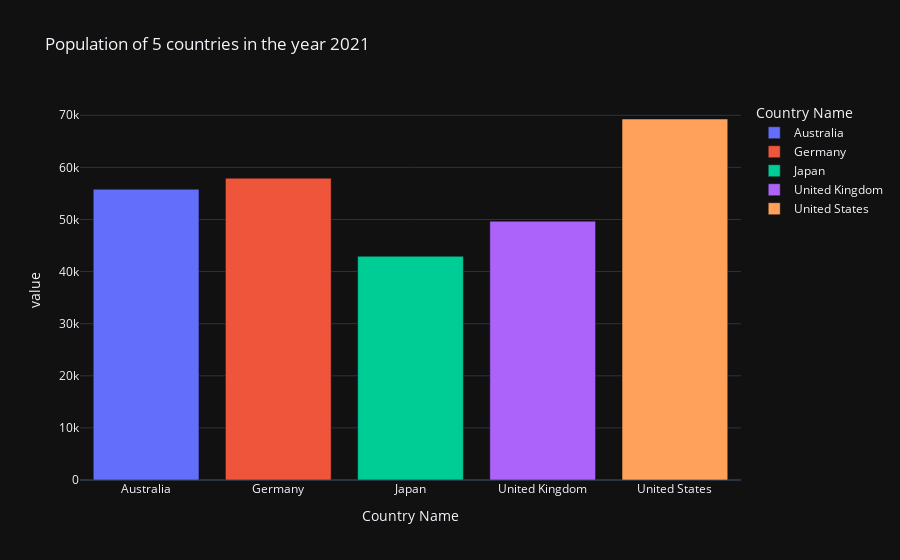

The cell this chart's notebook holds for it:
### Markdown cell above
### Population of the countries I have choosen  using bar plot in "2021"

### Code cell
fig = px.bar(world_dev4, x="Country Name", y="value", color = "Country Name", title="Population of 5 countries in the year 2021",template = "plotly_dark")
fig.show()

### Figure 1 — Plotly figure (JSON) as saved in the notebook; plotly's stock layout.template omitted (floating-point values rounded to 4 significant figures)
{"data": [{"alignmentgroup": "True", "hovertemplate": "Country Name=%{x}<br>value=%{y}<extra></extra>", "legendgroup": "Australia", "marker": {"color": "#636efa", "pattern": {"shape": ""}}, "name": "Australia", "offsetgroup": "Australia", "orientation": "v", "showlegend": true, "textposition": "auto", "type": "bar", "x": ["Australia"], "xaxis": "x", "y": [55810.0], "yaxis": "y"}, {"alignmentgroup": "True", "hovertemplate": "Country Name=%{x}<br>value=%{y}<extra></extra>", "legendgroup": "Germany", "marker": {"color": "#EF553B", "pattern": {"shape": ""}}, "name": "Germany", "offsetgroup": "Germany", "orientation": "v", "showlegend": true, "textposition": "auto", "type": "bar", "x": ["Germany"], "xaxis": "x", "y": [57930.0], "yaxis": "y"}, {"alignmentgroup": "True", "hovertemplate": "Country Name=%{x}<br>value=%{y}<extra></extra>", "legendgroup": "Japan", "marker": {"color": "#00cc96", "pattern": {"shape": ""}}, "name": "Japan", "offsetgroup": "Japan", "orientation": "v", "showlegend": true, "textposition": "auto", "type": "bar", "x": ["Japan"], "xaxis": "x", "y": [42940.0], "yaxis": "y"}, {"alignmentgroup": "True", "hovertemplate": "Country Name=%{x}<br>value=%{y}<extra></extra>", "legendgroup": "United Kingdom", "marker": {"color": "#ab63fa", "pattern": {"shape": ""}}, "name": "United Kingdom", "offsetgroup": "United Kingdom", "orientation": "v", "showlegend": true, "textposition": "auto", "type": "bar", "x": ["United Kingdom"], "xaxis": "x", "y": [49680.0], "yaxis": "y"}, {"alignmentgroup": "True", "hovertemplate": "Country Name=%{x}<br>value=%{y}<extra></extra>", "legendgroup": "United States", "marker": {"color": "#FFA15A", "pattern": {"shape": ""}}, "name": "United States", "offsetgroup": "United States", "orientation": "v", "showlegend": true, "textposition": "auto", "type": "bar", "x": ["United States"], "xaxis": "x", "y": [69290.0], "yaxis": "y"}], "layout": {"barmode": "relative", "legend": {"title": {"text": "Country Name"}, "tracegroupgap": 0}, "title": {"text": "Population of 5 countries in the year 2021"}, "xaxis": {"anchor": "y", "categoryarray": ["Australia", "Germany", "Japan", "United Kingdom", "United States"], "categoryorder": "array", "domain": [0, 1], "title": {"text": "Country Name"}}, "yaxis": {"anchor": "x", "domain": [0, 1], "title": {"text": "value"}}}}
